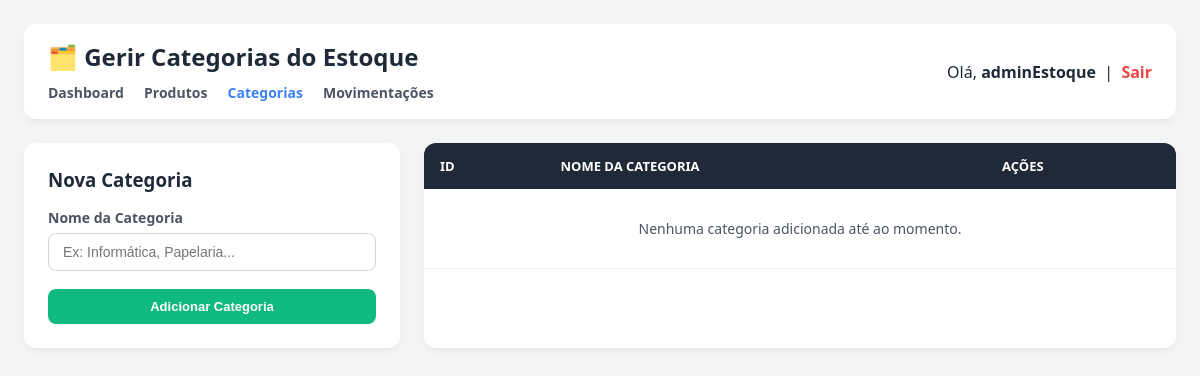
The app's page /estoque/categorias (signed in), older data.
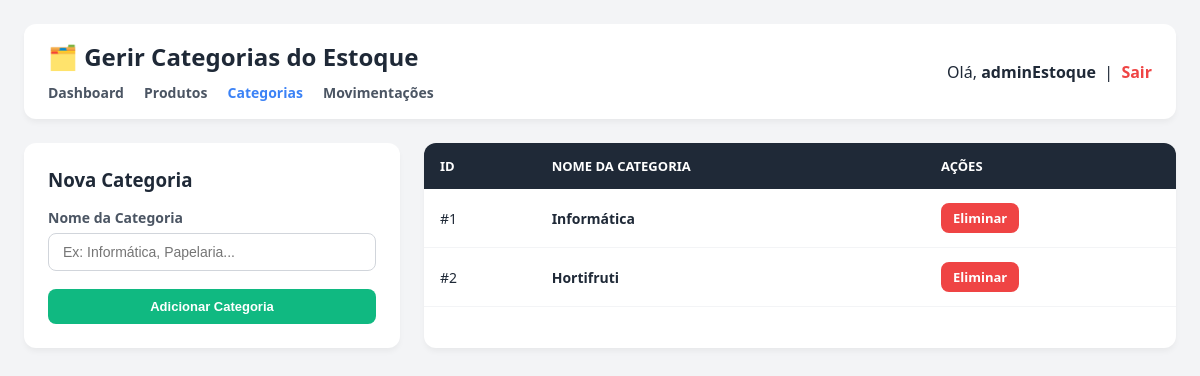
The same page, newer data.
### estoque/models.py (models this page shows, shortened)
class Categoria(models.Model):
    nome = models.CharField(max_length=50, unique=True)

### estoque/views.py (the view)
# urls.py: path('categorias', views.gerenciar_categorias, name='gerenciar_categorias'),
@login_required
def gerenciar_categorias(request):
    if request.method == 'POST':
        nome = request.POST.get('nome')
        if nome:
            Categoria.objects.create(nome=nome)
        return redirect('/estoque/categorias')
    categorias = Categoria.objects.all()
    return render(request, 'gerenciarCategorias.html', {'categorias': categorias})

### estoque/templates/gerenciarCategorias.html (shortened to what this page needs)
<!DOCTYPE html>
<html lang="pt-br">
<head>
</head>
<body>
<div class="topo">
    <div>
        <h1>🗂️ Gerir Categorias do Estoque</h1>
        <div class="nav">
            <a href="/estoque/dashboard">Dashboard</a>
            <a href="/estoque/listar">Produtos</a>
            <a href="/estoque/categorias" style="color: var(--primary);">Categorias</a>
            <a href="/estoque/movimentacoes">Movimentações</a>
        </div>
    </div>
    <div>
        <span>Olá, <strong>{{ request.user.username }}</strong> &nbsp;|&nbsp;</span>
        <a href="/logout" class="logout">Sair</a>
    </div>
</div>
<div class="layout-grid">
    <div class="card-form">
        <h3>Nova Categoria</h3>
        <form method="POST" action="/estoque/categorias">
            <label>Nome da Categoria</label>
            <input type="text" name="nome" placeholder="Ex: Informática, Papelaria..." required>
            <button type="submit" class="btn btn-success">Adicionar Categoria</button>
        </form>
    </div>
    <div class="table-container">
        <table>
            <thead>
                <tr>
                    <th>ID</th>
                    <th>Nome da Categoria</th>
                    <th>Ações</th>
                </tr>
            </thead>
            <tbody>
                {% for cat in categorias %}
                <tr>
                    <td>#{{ cat.id }}</td>
                    <td><strong>{{ cat.nome }}</strong></td>
                    <td>
                        <a href="/estoque/categorias/excluir/{{ cat.id }}" class="btn btn-danger" onclick="return confirm('Eliminar esta categoria? Os produtos vinculados perderão a categoria.')">Eliminar</a>
                    </td>
                </tr>
                {% empty %}
                <tr><td colspan="3" style="text-align:center; color: var(--text-muted); padding: 30px;">Nenhuma categoria adicionada até ao momento.</td></tr>
                {% endfor %}
            </tbody>
        </table>
    </div>
</div>
</body>
</html>

Row changes from the older to the newer data that the page shows:
added Categoria: id "1", nome "Informática"
added Categoria: id "2", nome "Hortifruti"
Text that changed along with them:
text no longer shown: "Nenhuma categoria adicionada até ao momento."
